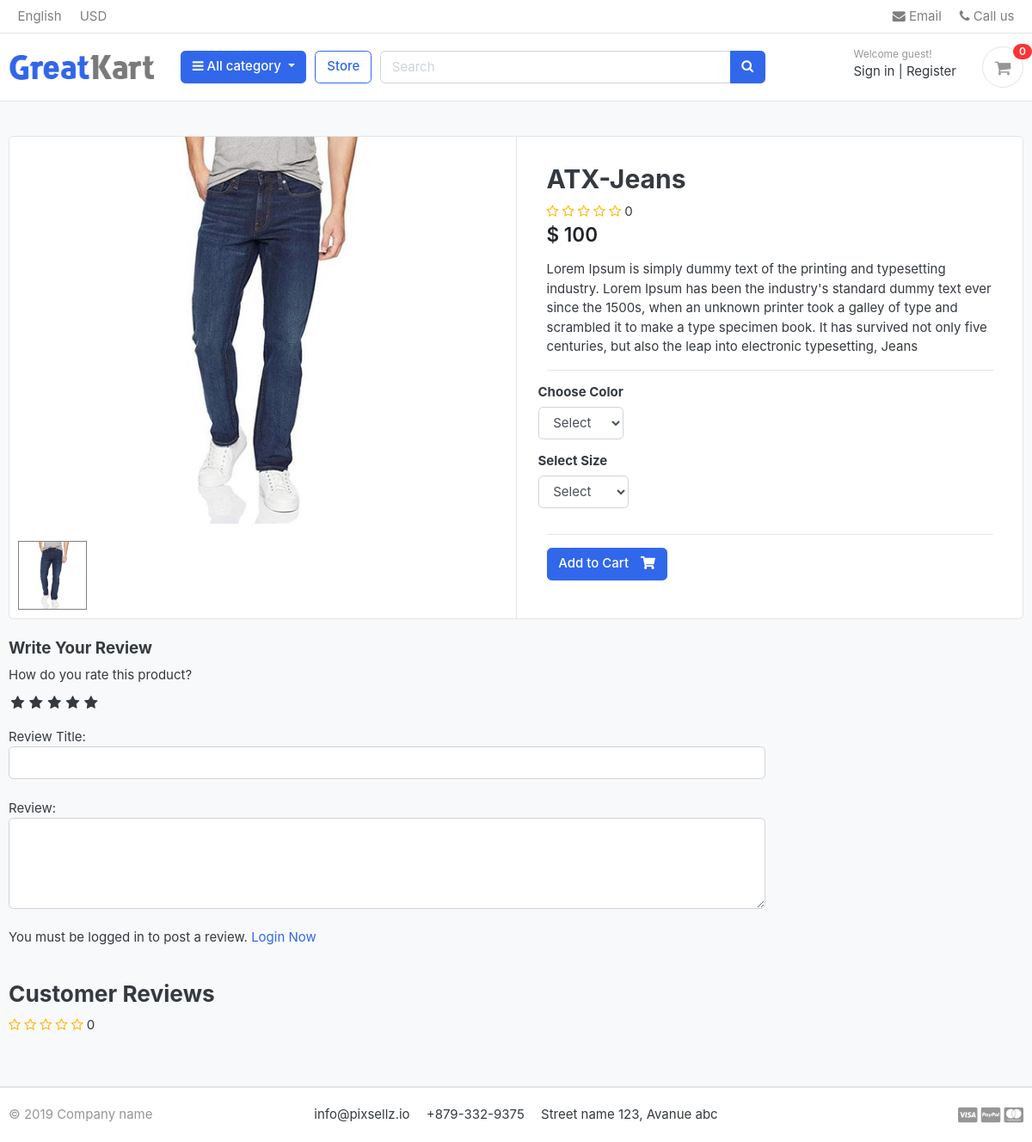
/store/category/jeans/atx-jeans/, run on an earlier commit of the app's database.
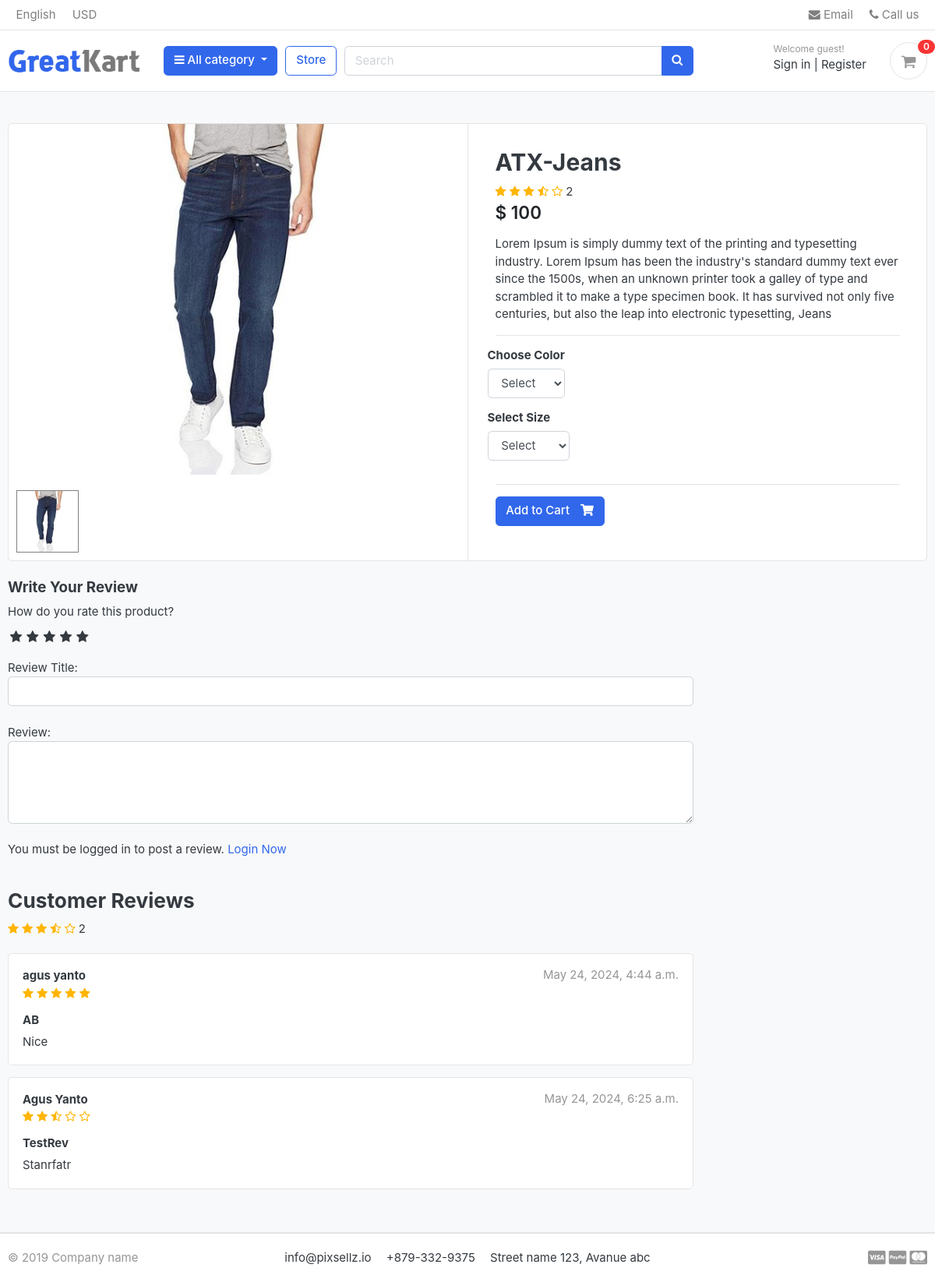
And on a later commit of the database.
### store/models.py (models this page shows, shortened)
class Product(models.Model):
    product_name        = models.CharField(max_length=200,unique=True)
    slug                = models.SlugField(max_length=200,unique=True)
    description         = models.TextField(max_length=500,blank=True)
    price               = models.IntegerField()
    images              = models.ImageField(upload_to='photos/products')
    stock               = models.IntegerField()
    is_available        = models.BooleanField(default=True)
    category            = models.ForeignKey(Category, on_delete=models.CASCADE)
    created_date        = models.DateTimeField(auto_now_add=True)
    modified_date       = models.DateTimeField(auto_now=True)
    def averageReview(self):
        reviews= ReviewRating.objects.filter(product=self, status=True).aggregate(average=Avg('rating'))
        avg=0
        if reviews['average'] is not None:
            avg = float(reviews['average'])
        return avg
    def countReview(self):
        reviews = ReviewRating.objects.filter(product=self,status=True).aggregate(count=Count('id'))
        count = 0
        if reviews['count'] is not None:
            count = int(reviews['count'])
        return count

class ReviewRating(models.Model):
    product = models.ForeignKey(Product,on_delete=models.CASCADE)
    user = models.ForeignKey(Account,on_delete=models.CASCADE)
    subject = models.CharField(max_length=100,blank=True)
    review = models.TextField(max_length=500,blank=True)
    rating = models.FloatField()
    ip = models.CharField(max_length=20,blank=True)
    status = models.BooleanField(default=True)
    created_at = models.DateTimeField(auto_now_add=True)
    updated_at = models.DateTimeField(auto_now=True)

### accounts/models.py (models this page shows, shortened)
class Account(AbstractBaseUser):
    first_name      = models.CharField(max_length=50)
    last_name       = models.CharField(max_length=50)
    username        = models.CharField(max_length=50,unique=True)
    email           = models.EmailField(max_length=100,unique= True)
    phone_number    = models.CharField(max_length=50)
    date_joined     = models.DateTimeField(auto_now_add=True)
    last_login      = models.DateTimeField(auto_now_add=True)
    is_admin        = models.BooleanField(default=False)
    is_staff        = models.BooleanField(default=False)
    is_active       = models.BooleanField(default=False)
    is_superadmin    = models.BooleanField(default=False)
    USERNAME_FIELD = 'email'
    REQUIRED_FIELDS = ['username','first_name','last_name']
    objects = MyAccoutManager()
    def full_name(self):
        return f'{self.first_name} {self.last_name}'

### store/views.py (the view)
# urls.py: path('category/<slug:category_slug>/<slug:product_slug>/',views.product_detail,name='product_detail'),
def product_detail(request,category_slug,product_slug):
    try:
        single_product = Product.objects.get(category__slug=category_slug,slug=product_slug)
        in_cart = CartItem.objects.filter(cart__cart_id =_cart_id(request),product=single_product).exists()
    except Exception as e:
        raise e
    if request.user.is_authenticated:
        try:
            orderproduct = OrderProduct.objects.filter(user=request.user, product_id=single_product).exists()
        except OrderProduct.DoesNotExist:
            orderproduct = None
    else:
        orderproduct = None
    reviews = ReviewRating.objects.filter(product_id=single_product.id,status=True)
    product_gallery = ProductGallery.objects.filter(product_id=single_product.id)
    context = {
        'single_product':single_product,
        'in_cart':in_cart,
        'orderproduct':orderproduct,
        'reviews':reviews,
        'product_gallery':product_gallery,
    }
    return render(request, 'store/product_detail.html',context)

### templates/store/product_detail.html (shortened to what this page needs)
{% extends 'base.html' %}
{% load static %}
{% block content %}
<section class="section-content padding-y bg">
    <div class="container">
    <div class="card">
        <div class="row no-gutters">
            <aside class="col-md-6">
                <article class="gallery-wrap">
                    <div class="img-big-wrap mainImage">
                        <center><img src="{{ single_product.images.url}}"></center>
                    </div>
                </article>
                <ul class="thumb">
                    <li>
                        <a href="{{ single_product.images.url}}" target="mainImage"><img src="{{ single_product.images.url}}" alt="Product Image"></a>
                    </li>
                </ul>
            </aside>
    <main class="col-md-6 border-left">
    <form action="{% url 'add_cart' single_product.id %}" method="POST">
        <article class="content-body">
        <h2 class="title">{{ single_product.product_name }}</h2>
        <div class="rating-star">
            <span>
                <i class="fa fa-star{% if single_product.averageReview < 0.5 %}-o{% elif single_product.averageReview >= 0.5 and single_product.averageReview < 1 %}-half-o {% endif%}" aria-hidden="true"></i>
                <i class="fa fa-star{% if single_product.averageReview < 1.5 %}-o{% elif single_product.averageReview >= 1.5 and single_product.averageReview < 2 %}-half-o {% endif%}" aria-hidden="true"></i>
                <i class="fa fa-star{% if single_product.averageReview < 2.5 %}-o{% elif single_product.averageReview >= 2.5 and single_product.averageReview < 3 %}-half-o {% endif%}" aria-hidden="true"></i>
                <i class="fa fa-star{% if single_product.averageReview < 3.5 %}-o{% elif single_product.averageReview >= 3.5 and single_product.averageReview < 4 %}-half-o {% endif%}" aria-hidden="true"></i>
                <i class="fa fa-star{% if single_product.averageReview < 4.5 %}-o{% elif single_product.averageReview >= 4.5 and single_product.averageReview < 5 %}-half-o {% endif%}" aria-hidden="true"></i>
                <span>{{single_product.countReview}}</span>
            </span>
        </div>
        <div class="mb-3">
            <var class="price h4">$ {{ single_product.price }}</var>
        </div>
        <p>{{ single_product.description }}</p>
        <hr>
            <div class="row">
                <div class="item-option-select">
                    <h6>Choose Color</h6>
                    <select name="color" class="form-control" required>
                        <option value="" disabled selected>Select</option>
                    </select>
                </div>
            </div>
            <div class="row">
                <div class="item-option-select">
                    <h6>Select Size</h6>
                    <select name="size" class="form-control">
                        <option value="" disabled selected>Select</option>
                    </select>
                </div>
            </div>
            <hr>
            {% if single_product.stock <= 0 %}
                    <h5 class="text-danger">Out of Stock</h5>
            {% else %}
                    <button type="submit" class="btn  btn-primary"> <span class="text">Add to Cart</span> <i class="fas fa-shopping-cart"></i>  </button>
            {% endif %}
        </article>
    </form>
            </main>
        </div>
    </div>
    <br>
    <div class="row">
        <div class="col-md-9">
        <form action="{% url 'submit_review' single_product.id %}" method="POST">
            <h5>Write Your Review</h5>
            <div>
                <label>How do you rate this product?</label>
                <br>
                <div class="rate">
                    <input type="radio" name="rating" id="rating10" value="5" required><label for="rating10" title="5"></label>
                    <input type="radio" name="rating" id="rating8" value="4" required><label for="rating8" title="4"></label>
                    <input type="radio" name="rating" id="rating6" value="3" required><label for="rating6" title="3"></label>
                    <input type="radio" name="rating" id="rating4" value="2" required><label for="rating4" title="2"></label>
                    <input type="radio" name="rating" id="rating2" value="1" required><label for="rating2" title="1"></label>
                </div>
                <br>
                Review Title:
                <input type="text" class="form-control" name="subject" required>
                <br>
                Review:
                <textarea name="review" rows="4" class="form-control"></textarea>
                <br>
                {% if user.is_authenticated %}
                    {% if orderproduct %}
                    <input type="submit" value="Submit Review" class="btn btn-primary">
                    {% else %}
                    <p>You must purchase this product to post a review.</p>
                    {% endif %}
                {% else %}
                    <p>You must be logged in to post a review. <span><a href="{% url 'login' %}">Login Now</a></span></p>
                {% endif %}
            </div>
        </form>
        <br>
        <header class="section-heading">
            <h3>Customer Reviews </h3>
            <div class="rating-star">
                <span>
                    <i class="fa fa-star{% if single_product.averageReview < 0.5 %}-o{% elif single_product.averageReview >= 0.5 and single_product.averageReview < 1 %}-half-o {% endif%}" aria-hidden="true"></i>
                    <i class="fa fa-star{% if single_product.averageReview < 1.5 %}-o{% elif single_product.averageReview >= 1.5 and single_product.averageReview < 2 %}-half-o {% endif%}" aria-hidden="true"></i>
                    <i class="fa fa-star{% if single_product.averageReview < 2.5 %}-o{% elif single_product.averageReview >= 2.5 and single_product.averageReview < 3 %}-half-o {% endif%}" aria-hidden="true"></i>
                    <i class="fa fa-star{% if single_product.averageReview < 3.5 %}-o{% elif single_product.averageReview >= 3.5 and single_product.averageReview < 4 %}-half-o {% endif%}" aria-hidden="true"></i>
                    <i class="fa fa-star{% if single_product.averageReview < 4.5 %}-o{% elif single_product.averageReview >= 4.5 and single_product.averageReview < 5 %}-half-o {% endif%}" aria-hidden="true"></i>
                    <span>{{single_product.countReview}}</span>
                </span>
            </div>
        </header>
        {% for review in reviews %}
        <article class="box mb-3">
            <div class="icontext w-100">
                <div class="text">
                    <span class="date text-muted float-md-right">{{review.updated_at}} </span>
                    <h6 class="mb-1">{{review.user.full_name}} </h6>
                    <div class="rating-star">
                        <span>
                            <i class="fa fa-star{% if review.rating == 0.5 %}-half-o{% elif review.rating < 1 %}-o {% endif%}" aria-hidden="true"></i>
                            <i class="fa fa-star{% if review.rating == 1.5 %}-half-o{% elif review.rating < 2 %}-o {% endif%}" aria-hidden="true"></i>
                            <i class="fa fa-star{% if review.rating == 2.5 %}-half-o{% elif review.rating < 3 %}-o {% endif%}" aria-hidden="true"></i>
                            <i class="fa fa-star{% if review.rating == 3.5 %}-half-o{% elif review.rating < 4 %}-o {% endif%}" aria-hidden="true"></i>
                            <i class="fa fa-star{% if review.rating == 4.5 %}-half-o{% elif review.rating < 5 %}-o {% endif%}" aria-hidden="true"></i>
                        </span>
                    </div>
                </div>
            </div>
            <div class="mt-3">
                <h6>{{review.subject}}</h6>
                <p>
                    {{review.review}}
                </p>
            </div>
        </article>
        {% endfor %}
        </div>
    </div>
    </div>
    </section>
{% endblock %}

### templates/base.html (shortened to what this page needs)
{% load static %}
<!DOCTYPE HTML>
<html lang="en">
<head>
<link href="{% static 'css/bootstrap.css' %}" rel="stylesheet" type="text/css"/>
<link href="{% static 'fonts/fontawesome/css/all.min.css' %}" type="text/css" rel="stylesheet">
<link href="{% static 'css/ui.css' %}" rel="stylesheet" type="text/css"/>
<link href="{% static 'css/responsive.css' %}" rel="stylesheet" media="only screen and (max-width: 1200px)" />
<link href="{% static 'css/custom.css' %}" rel="stylesheet" type="text/css"/>
<link rel="stylesheet" href="https://cdnjs.cloudflare.com/ajax/libs/font-awesome/4.7.0/css/font-awesome.min.css">
</head>
<body>
    {% include 'includes/navbar.html' %}
    {% block content %}{% endblock %}
    {% include 'includes/footer.html' %}

### templates/includes/navbar.html (shortened to what this page needs)
{% load static %}
<header class="section-header">
    <nav class="navbar p-md-0 navbar-expand-sm navbar-light border-bottom">
    <div class="container">
      <div class="collapse navbar-collapse" id="navbarTop4">
        <ul class="navbar-nav mr-auto">
            <li class="nav-item dropdown">
                 <a href="#" class="nav-link">   English </a>
            </li>
            <li class="nav-item dropdown">
                <a href="#" class="nav-link"> USD </a>
            </li>
        </ul>
        <ul class="navbar-nav">
            <li><a href="#" class="nav-link"> <i class="fa fa-envelope"></i> Email </a></li>
            <li><a href="#" class="nav-link"> <i class="fa fa-phone"></i> Call us </a></li>
        </ul>
      </div>
    </div>
    </nav>
    <section class="header-main border-bottom">
        <div class="container">
    <div class="row align-items-center">
        <div class="col-lg-2 col-md-3 col-6">
            <a href="{% url 'home' %}" class="brand-wrap">
                <img class="logo" src="{% static './images/logo.png' %}">
            </a>
        </div>
        <div class="col-lg col-sm col-md col-6 flex-grow-0">
            <div class="category-wrap dropdown d-inline-block float-right">
                <button type="button" class="btn btn-primary dropdown-toggle" data-toggle="dropdown">
                    <i class="fa fa-bars"></i> All category
                </button>
            </div>
        </div>
        <a href="{% url 'store' %}" class="btn btn-outline-primary">Store</a>
        <div class="col-lg  col-md-6 col-sm-12 col">
            <form action="{% url 'search' %}" class="search" method='GET'>
                <div class="input-group w-100">
                    <input type="text" class="form-control" style="width:60%;" placeholder="Search" name="keyword">
                    <div class="input-group-append">
                      <button class="btn btn-primary" type="submit">
                        <i class="fa fa-search"></i>
                      </button>
                    </div>
                </div>
            </form>
        </div>
        <div class="col-lg-3 col-sm-6 col-8 order-2 order-lg-3">
                    <div class="d-flex justify-content-end mb-3 mb-lg-0">
                        {% if user.id is None %}
                        <div class="widget-header">
                            <small class="title text-muted">Welcome guest!</small>
                            <div>
                                <a href="{% url 'login' %}">Sign in</a> <span class="dark-transp"> | </span>
                                <a href="{% url 'register' %}"> Register</a>
                            </div>
                        </div>
                        {% endif %}
                        <a href="{% url 'cart' %}" class="widget-header pl-3 ml-3">
                            <div class="icon icon-sm rounded-circle border"><i class="fa fa-shopping-cart"></i></div>
                            <span class="badge badge-pill badge-danger notify">{{ cart_count }}</span>
                        </a>
                    </div>
                </div>
    </div>
        </div>
    </section>
    </header>

### templates/includes/footer.html (shortened to what this page needs)
{% load static %}
<footer class="section-footer border-top">
	<div class="container">
		<section class="footer-bottom border-top row">
			<div class="col-md-2">
				<p class="text-muted"> &copy 2019 Company name </p>
			</div>
			<div class="col-md-8 text-md-center">
				<span  class="px-2">info@pixsellz.io</span>
				<span  class="px-2">+879-332-9375</span>
				<span  class="px-2">Street name 123, Avanue abc</span>
			</div>
			<div class="col-md-2 text-md-right text-muted">
				<i class="fab fa-lg fa-cc-visa"></i>
				<i class="fab fa-lg fa-cc-paypal"></i>
				<i class="fab fa-lg fa-cc-mastercard"></i>
			</div>
		</section>
	</div>
</footer>
</body>
</html>

What changed in the data, as far as the page shows it:
changed Product "ATX-Jeans": countReview "0" → "2"
added ReviewRating: updated_at "May 24, 2024, 4:44 a.m.", user.full_name "agus yanto", rating 5 (drawn), subject "AB", review "Nice"
added ReviewRating: updated_at "May 24, 2024, 6:25 a.m.", user.full_name "Agus Yanto", rating 2.5 (drawn), subject "TestRev", review "Stanrfatr"
